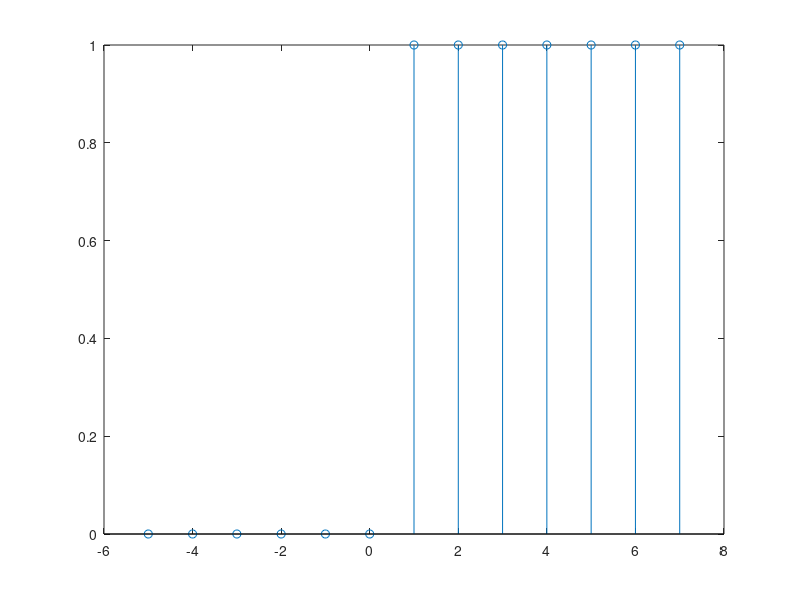

This figure's MATLAB source:
function[y,n]=uofnminus1()
% a and b are the lower and upper time limit
% c is the instant at which step exists
% a,b,c must be integers for discrete signals
n=-5:7;  %n=a:b;
y=(n-1)>=0; %y=(n-c)>=0;
stem(n,y)
